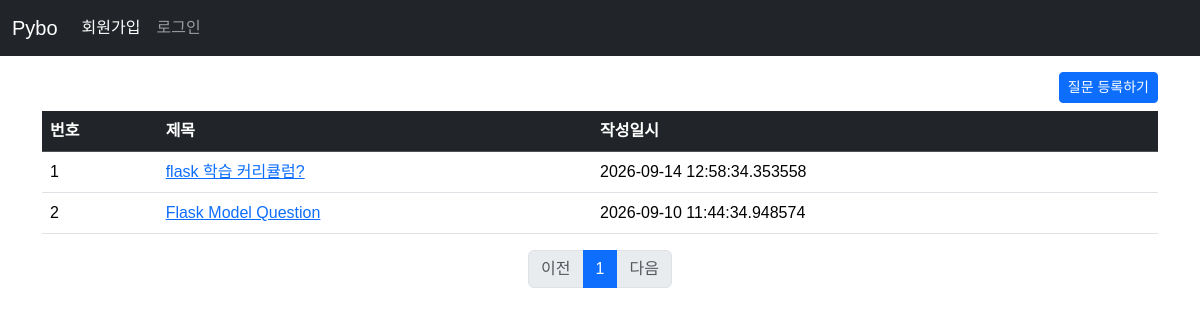
The page /question/list on the database as committed earlier.
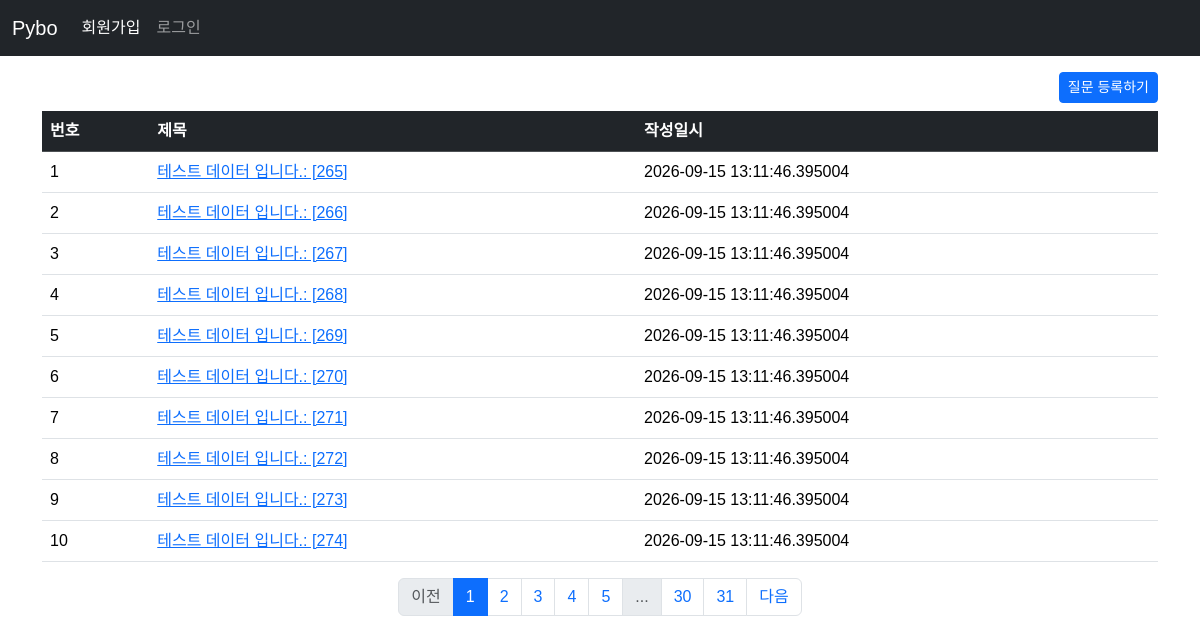
The same page on the database as committed later.
### pybo/models.py (models this page shows)
class Question(db.Model):
    id = db.Column(db.Integer, primary_key=True)
    subject = db.Column(db.String(200), nullable=False)
    content = db.Column(db.Text, nullable=False)
    create_date = db.Column(db.DateTime, nullable=False)

### pybo/views/question_views.py (the view)
@bp.route('/list')
def _list():
    page = request.args.get('page', default=1, type=int)    # url parameter ?page=1
    question_list = Question.query.order_by(Question.create_date.desc())
    question_list = question_list.paginate(page=page, per_page=10)  # 페이징 구현
    return render_template('question/question_list.html', question_list=question_list)

### pybo/templates/question/question_list.html
{% extends 'base.html' %}
{% block content %}
<div class="container my-3">
    <div class="text-end">
    <a href="{{ url_for('question.create') }}" class="btn btn-primary btn-sm mb-2">질문 등록하기</a>
    </div>
    <table class="table table-hover">
        <thead>
        <tr class="table-dark">
            <th>번호</th>
            <th>제목</th>
            <th>작성일시</th>
        </tr>
        </thead>
        <tbody>
        {% if question_list %}
        {% for question in question_list.items %}
        <tr>
            <td>{{ loop.index }}</td>
            <td>
                <a href="{{ url_for('question.detail', question_id=question.id) }}">{{question.subject}}</a>
            </td>
            <td>{{ question.create_date }}</td>
        </tr>
        {% endfor %}
        {% else %}
        <tr>
            <td colspan="3">질문이 없습니다.</td>
        </tr>
        {% endif %}
        </tbody>
    </table>
    <nav aria-label="...">
        <ul class="pagination justify-content-center">
            {% if question_list.has_prev %}
            <li class="page-item"><a href="?page={{ question_list.prev_num }}" class="page-link">이전</a></li>
            {% else %}
            <li class="page-item disabled">
                <a href="javascript:void(0)" class="page-link" aria-disabled="true">이전</a></li>
            {% endif %}
            {% for page_num in question_list.iter_pages() %}
            {% if page_num %}
            {% if page_num != question_list.page %}
            <li class="page-item"><a class="page-link" href="?page={{ page_num }}">{{ page_num }}</a></li>
            {% else %}
            <li class="page-item active">
                <a class="page-link" href="javascript:void(0)" aria-current="page">{{ page_num }}</a>
            </li>
            {% endif %}
            {% else %}
            <li class="page-item disabled"><a class="page-link" href="javascript:void(0)">...</a></li>
            {% endif %}
            {% endfor %}
            {% if question_list.has_next %}
            <li class="page-item"><a class="page-link" href="?page={{ question_list.next_num }}">다음</a></li>
            {% else %}
            <li class="page-item disabled">
                <a class="page-link" href="javascript:void(0)" aria-disabled="true">다음</a></li>
            {% endif %}
        </ul>
    </nav>
</div>
{% endblock %}

### pybo/templates/base.html (shortened to what this page needs)
<!DOCTYPE html>
<html lang="ko">
<head>
    <link rel="stylesheet" href="https://cdn.jsdelivr.net/npm/bootstrap@5.3.8/dist/css/bootstrap.min.css">
    <link rel="stylesheet" href="{{ url_for('static', filename='style.css') }}">
</head>
<body>
    {% include 'navbar.html' %}
    {% block content %}
    {% endblock %}
</body>
</html>

### pybo/templates/navbar.html (shortened to what this page needs)
<nav class="navbar bg-dark navbar-expand-sm" data-bs-theme="dark">
    <div class="container-fluid">
        <a class="navbar-brand" href="{{ url_for('main.index') }}">Pybo</a>
        <div class="collapse navbar-collapse" id="navbarNav">
            <ul class="navbar-nav">
                <li class="nav-item">
                    <a class="nav-link active" aria-current="page" href="#">회원가입</a>
                </li>
                <li class="nav-item">
                    <a class="nav-link" href="#">로그인</a>
                </li>
            </ul>
        </div>
    </div>
</nav>

### pybo/static/style.css (style rules this page uses)
body { font-family: "Noto Sans KR", sans-serif; font-weight: 400; }

Rows that differ between the two databases and show on the page:
no longer on this page (row unchanged): Question: subject "flask 학습 커리큘럼?", create_date "2026-09-14 12:58:34.353558"
no longer on this page (row unchanged): Question: subject "Flask Model Question", create_date "2026-09-10 11:44:34.948574"
added Question: subject "테스트 데이터 입니다.: [265]", create_date "2026-09-15 13:11:46.395004"
added Question: subject "테스트 데이터 입니다.: [266]", create_date "2026-09-15 13:11:46.395004"
added Question: subject "테스트 데이터 입니다.: [267]", create_date "2026-09-15 13:11:46.395004"
added Question: subject "테스트 데이터 입니다.: [268]", create_date "2026-09-15 13:11:46.395004"
added Question: subject "테스트 데이터 입니다.: [269]", create_date "2026-09-15 13:11:46.395004"
added Question: subject "테스트 데이터 입니다.: [270]", create_date "2026-09-15 13:11:46.395004"
added Question: subject "테스트 데이터 입니다.: [271]", create_date "2026-09-15 13:11:46.395004"
added Question: subject "테스트 데이터 입니다.: [272]", create_date "2026-09-15 13:11:46.395004"
added Question: subject "테스트 데이터 입니다.: [273]", create_date "2026-09-15 13:11:46.395004"
added Question: subject "테스트 데이터 입니다.: [274]", create_date "2026-09-15 13:11:46.395004"
Other text that changed with them:
new list line: "2"
new list line: "3"
new list line: "4"
new list line: "5"
new list line: "30"
new list line: "31"
